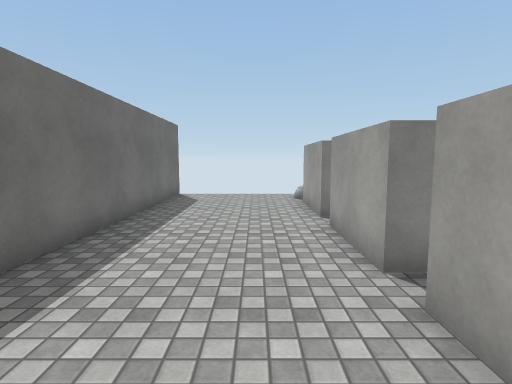
view 1 (above)

18 first-person views from a walk through a Unity game level. The camera is 1.5 m above the floor, tilts 6° down and sees 80° across. The floor is counted in squares, 1 m on a side. Each view is taken from the middle of a square. On the plan, view 1 faces up. The plan holds only what a view shows up to about 15 squares ahead; the rest is blank. Surface patterns are stand-ins for the level's own textures.

view 2
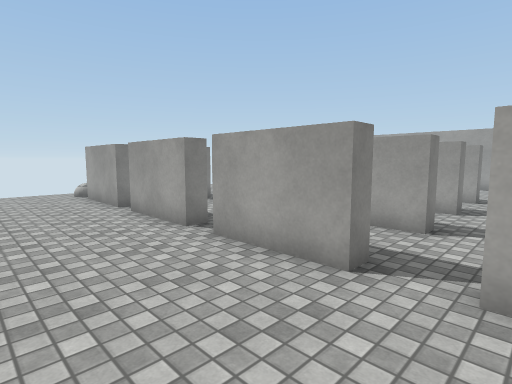

view 3
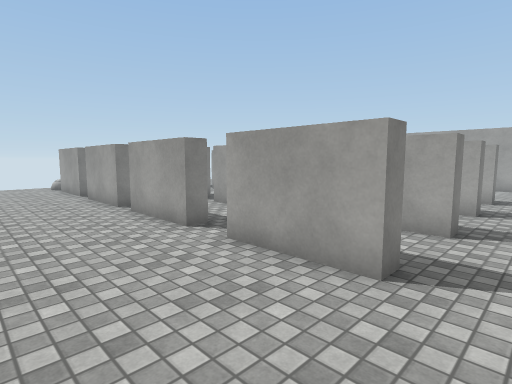

view 4
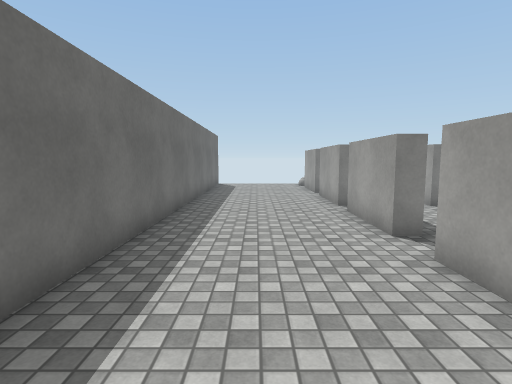

view 5
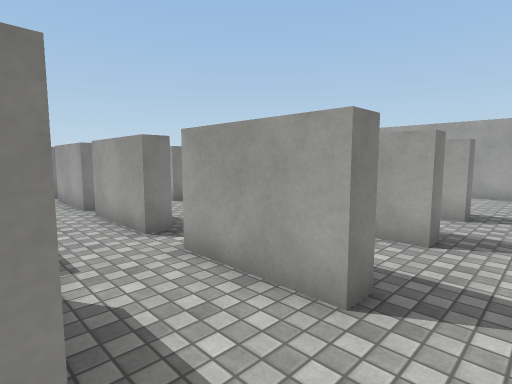

view 6
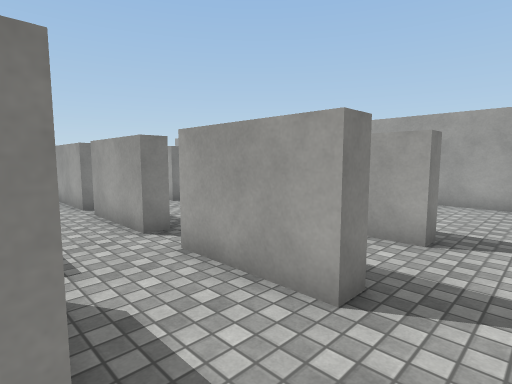

view 7
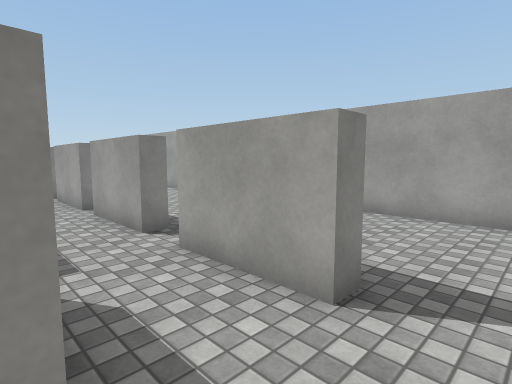

view 8
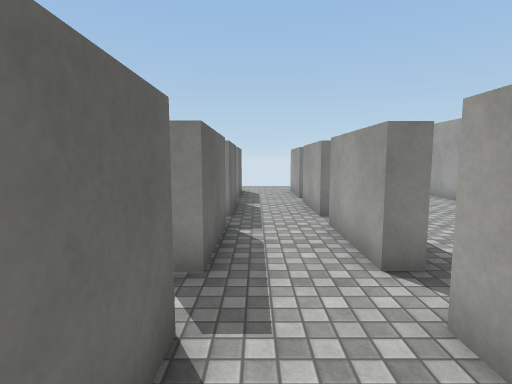

view 9
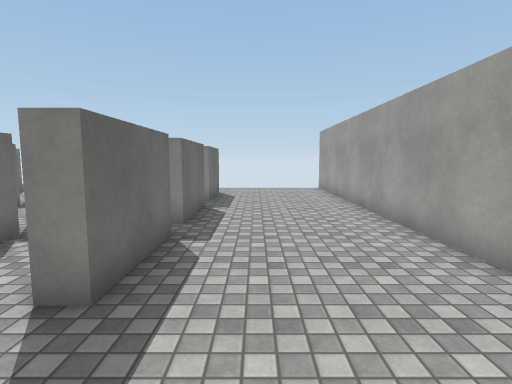

view 10
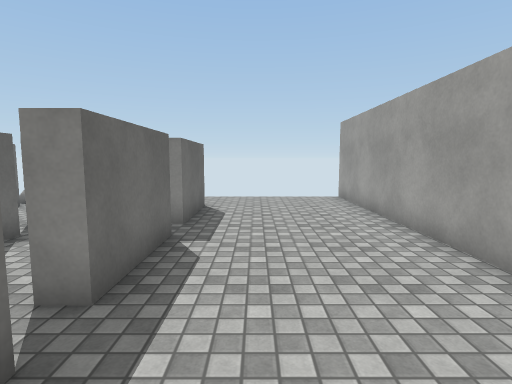

view 11
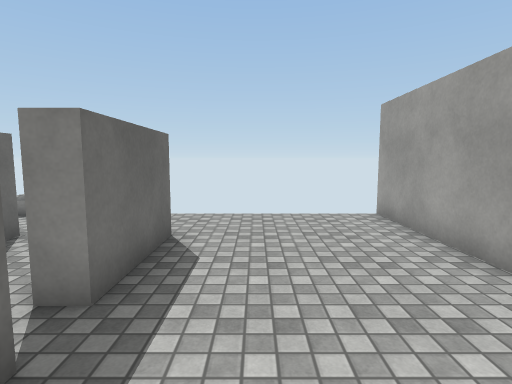

view 12
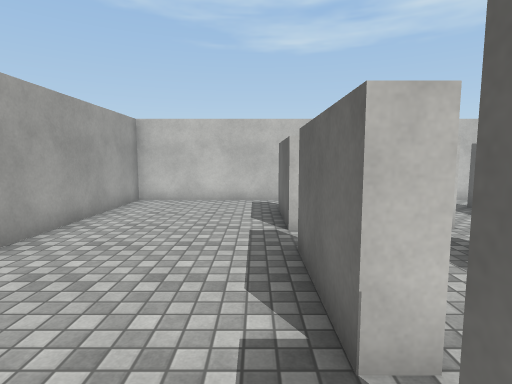

view 13
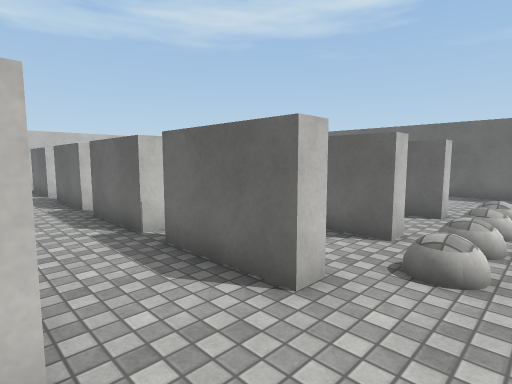

view 14
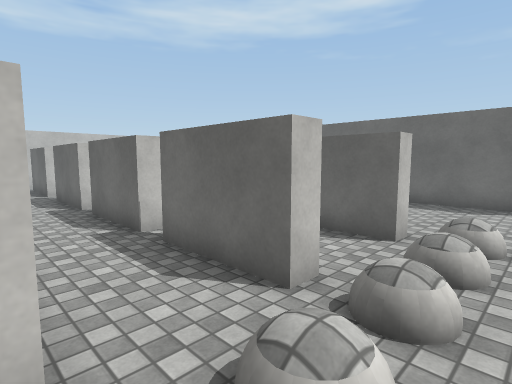

view 15
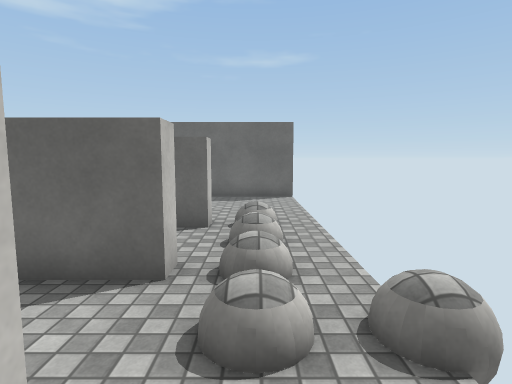

view 16
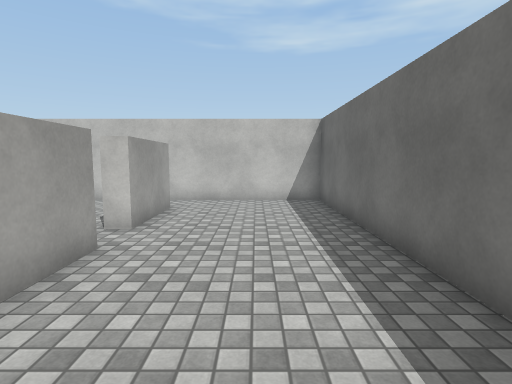

view 17
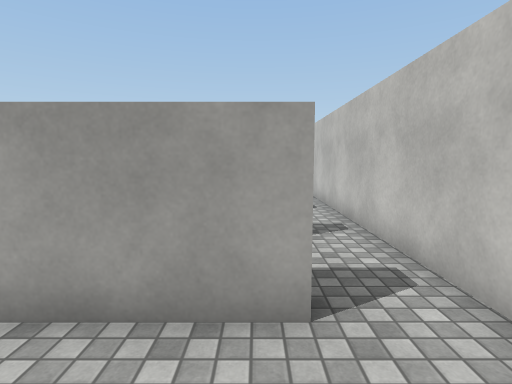

view 18
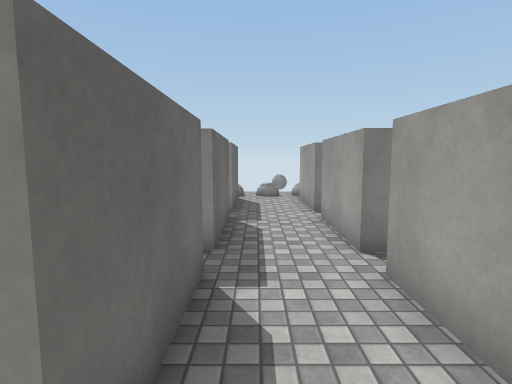

### Floor plan
Points are (right, up) in squares from view 1. A wall is a line through its corners. A room is listed if a view was taken in it or the views show most of it. See-through windows are left out.
Room 1 (views 1, 2, 3, 4, 5, 6, 7, 8, 14, 15, 16, 17, 18)
walls: (2.3, 3) (2.3, -0.1) (1.7, -0.1) (1.7, 3); (1.7, 4) (1.7, 7); (4.7, 3.8) (4.7, 7); (5.3, 3) (5.3, -0.1) (4.7, -0.1) (4.7, 3); (2.3, 7) (2.3, 4); (5.3, 7) (5.3, 4); (4.7, 7.8) (4.7, 11) (5.3, 11) (5.3, 7.8); (1.7, 8) (1.7, 11) (2.3, 11) (2.3, 8); (7.7, 4) (7.7, 7); (8.3, 3) (8.3, -0.1) (7.7, -0.1) (7.7, 3); (4.7, -1.5) (5.3, -1.5) (5.3, -4.5) (4.7, -4.5) (4.7, -1.5); (8.3, 7) (8.3, 4); (7.7, -1.5) (8.3, -1.5) (8.3, -4.5) (7.7, -4.5) (7.7, -1.5); (10.7, 4) (10.7, 7.1); (7.6, 11) (8.3, 11) (8.3, 8); (2.4, -4.5) (1.7, -4.5) (1.7, -1.5) (2.4, -1.5); (10.7, 8) (10.7, 10.9); (10.7, -0.1) (10.7, 3); (-3.4, 13.5) (-3.4, -6.4) (10.5, -6.4); (10.7, -4.5) (10.7, -1.4)
ways out: opening at (11, -5.5) to room 2; opening at (11, -0.5) to room 2; opening at (11, 12.5) to room 2; gap at (11, 4) to room 2; gap at (11, 8) to room 2; gap at (2, 3); gap at (2, 7); gap at (5, 3); gap at (5, 7); gap at (8, 3); gap at (8, 7)
Room 2 (views 9, 10, 11, 12, 13)
walls: (11.3, 3) (11.3, -0.1) (10.7, -0.1); (11.3, 7.1) (11.3, 4); (11.3, -1.4) (11.3, -4.5) (10.7, -4.5); (11.3, 11.1) (11.3, 8); (10.5, -6.4) (16.4, -6.4) (16.4, 13.5)
ways out: opening at (11, -5.5) to room 1; opening at (11, -0.5) to room 1; opening at (11, 12.5) to room 1; gap at (11, 4) to room 1; gap at (11, 8) to room 1

Where each view was taken, in squares from view 1:
view 1: 0 up, 0 right, facing up
view 2: 2 down, 2 left, facing up-right
view 3: 6 down, 2 left, facing up-right
view 4: 6 down, 1 left, facing up
view 5: 6 down, 2 right, facing up-right
view 6: 6 down, 5 right, facing up-right
view 7: 6 down, 8 right, facing up-right
view 8: 4 down, 9 right, facing up
view 9: 3 down, 13 right, facing up
view 10: 1 up, 13 right, facing up
view 11: 5 up, 13 right, facing up
view 12: 5 up, 12 right, facing down
view 13: 13 up, 11 right, facing down-left
view 14: 13 up, 8 right, facing down-left
view 15: 12 up, 9 right, facing left
view 16: 5 up, 1 left, facing down
view 17: 4 down, 1 left, facing right
view 18: 1 down, 3 right, facing up
